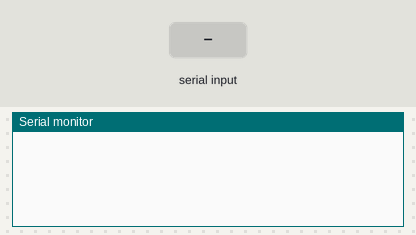
This sketch was run on a simulated Arduino Mega 2560, built with avr-gcc and run on an emulated ATmega2560. On the bench: the last lines printed to the serial monitor. The inputs (shaded band) are chosen by the test bench.

Above: at 1.2 s.
1.3 s: "80" received over Serial
At 2.3 s:
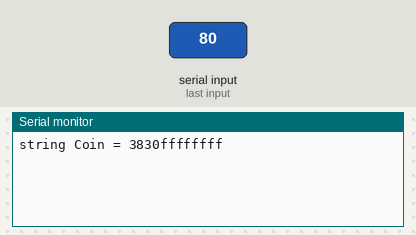
3.4 s: "80" received over the second serial link
At 4.8 s:
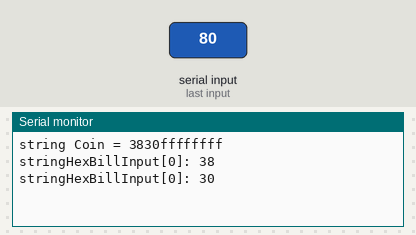
5.1 s: "8f" received over Serial
At 6.4 s:
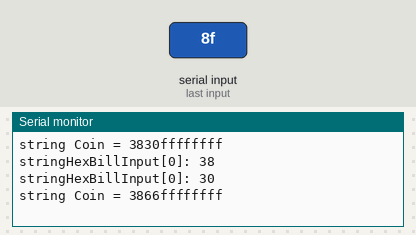
6.6 s: "8f" received over the second serial link
At 7.2 s:
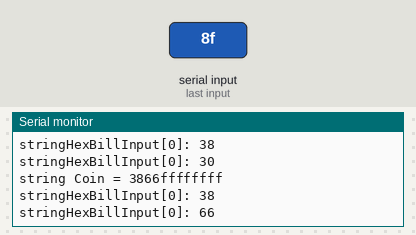
Timing chart, 0 to 9.1 s (numbered marks = the images above; inputs shaded):
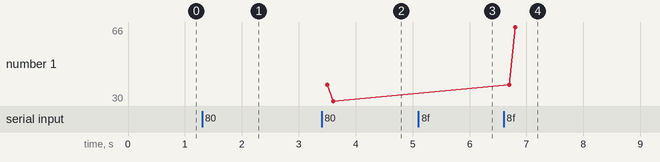

Measured:
- after the input at 1.3 s, the serial monitor: prints a new line after 0.60 s (image 1)
- after the input at 3.4 s, the serial monitor: prints a new line after 0.10 s (image 2)
- after the input at 5.1 s, the serial monitor: prints a new line after 0.60 s (image 3)
- after the input at 6.6 s, the serial monitor: prints a new line after 0.10 s (image 4)
- plotted number 1: 30 → 66 after the input at 6.6 s

The sketch:

SerialCoinBill.ino
```cpp
//byte x ;
int y;

byte disableCoin[5] = {0x90, 0x05, 0x02, 0x03, 0x9a};
byte in [6];
String stringHexInput[6];
String stringHex;
String coin10 = "9061243af";
String coin11 = "9061263b1";
String coin12 = "9061213ac";
String coin21 = "9061223ad"; //silver
String coin22 = "9061253b0";
String coin5 = "9061233ae";


byte OK = {0x02}; //ok&enablebill
byte disablebill = {0x03}; //setdefaultbill
byte inCoin [2];
String stringHexBillInput[2];
String stringHexBill;
String ackCoin = "90055003e8";
String ackBillDisable = "808f";
String ackBill = "81";
String bill20 = "8140";
String bill50 = "8141";
String bill100 = "8142";

bool isFirstByte = true;

void setup ()
{
  Serial.begin(9600);
  Serial1.begin(9600);
}

void loop() {
  // read data from Bill Acceptor
  while (Serial1.available()) {
    in[0] = Serial1.read();
    delay(100);
    stringHexBillInput[0] = String(in[0], HEX);
    Serial.println("stringHexBillInput[0]: " + stringHexBillInput[0]);
    isFirstByte = false;

    if (stringHexBillInput[0].equals("80")) {
      in[1] = Serial1.read();
      delay(100);
      stringHexBillInput[1] = String(in[1], HEX);
      Serial.println("stringHexBillInput[1]: " + stringHexBillInput[1]);

      if (stringHexBillInput[1].equals("8f")) {
        Serial1.write(0x02);
        isFirstByte = true;
      }

    } else if (stringHexBillInput[0].equals("81")) {

      in[1] = Serial1.read();
      delay(100);
      stringHexBillInput[1] = String(in[1], HEX);
      Serial.println("stringHexBillInput[1]: " + stringHexBillInput[1]);

      if (stringHexBillInput[1].equals("40")) {
        Serial1.write(0x02);
        isFirstByte = true;
        Serial.println("20 Baht");
      } else if (stringHexBillInput[1].equals("41")) {
        Serial1.write(0x02);
        isFirstByte = true;
        Serial.println("50 Baht");
      } else if (stringHexBillInput[1].equals("42")) {
        Serial1.write(0x02);
        isFirstByte = true;
        Serial.println("100 Baht");
      }
    }
  }

  // read data from Coin Acceptor
  while (Serial.available()) {

    for (int i = 0; i < 6; i++) {
      in[i] = Serial.read();
      stringHexInput[i] = String(in[i], HEX);
      delay(100);
    }

    stringHex  =  (stringHexInput[0] + stringHexInput[1] + stringHexInput[2] + stringHexInput[3] + stringHexInput[4] + stringHexInput[5]);
    Serial.println("string Coin = " + stringHex);
    if (stringHex.equals(coin11) || stringHex.equals(coin12)) {
      Serial.println("coin 1 Baht");
    } else if (stringHex.equals(coin21) || stringHex.equals(coin22)) {
      Serial.println("coin 2 Baht");
    } else if (stringHex.equals(coin5)) {
      Serial.println("coin 5 Baht");
    } else if (stringHex.equals(coin10)) {
      Serial.println("coin 10 Baht");
    }
  }
}

//void loop()
//{
//  while (Serial1.available()) {
//    do {
//      in[0] = Serial1.read();
//      stringHexBillInput[0] = String(in[0], HEX);
//    } while (!stringHexBillInput[0].equals("80") && !stringHexBillInput[0].equals("81"));
//    Serial.println("stringHexBillInput[0]: " + stringHexBillInput[0]);
//
//    if (stringHexBillInput[0].equals("80")) {
//      do {
//        in[1] = Serial1.read();
//        stringHexBillInput[1] = String(in[1], HEX);
//      } while (stringHexBillInput[1].equals("ff")); bhfgh
//      Serial.println("stringHexBillInput[1]: " + stringHexBillInput[1]);
//
//      if (stringHexBillInput[1].equals("8f")) {
//        Serial1.write(0x02);
//      }
//    } else if (stringHexBillInput[0].equals("81")) {
//      do {
//        in[1] = Serial1.read();
//        stringHexBillInput[1] = String(in[1], HEX);
//      } while (stringHexBillInput[1].equals("ff"));
//      Serial.println("stringHexBillInput[1]: " + stringHexBillInput[1]);
//
//      if (stringHexBillInput[1].equals("40")) {
//        Serial1.write(0x02);
//        Serial.println("20 Baht");
//      } else if (stringHexBillInput[1].equals("41")) {
//        Serial1.write(0x02);
//        Serial.println("50 Baht");
//      } else if (stringHexBillInput[1].equals("42")) {
//        Serial1.write(0x02);
//        Serial.println("100 Baht");
//      }
//    }
//  }
//
//  while (Serial.available()) {
//    for (int i = 0; i < 6; i++) {
//      in[i] = Serial.read();
//      delay(100);
//      stringHexInput[i] = String(in[i], HEX);
//      delay(100);
//    }
//    stringHex  =  (stringHexInput[0] + stringHexInput[1] + stringHexInput[2] + stringHexInput[3] + stringHexInput[4] + stringHexInput[5]);
//    Serial.println("string Coin = " + stringHex);
//    if (stringHex.equals(coin11) || stringHex.equals(coin12)) {
//      Serial.println("coin 1 Baht");
//    } else if (stringHex.equals(coin21) || stringHex.equals(coin22)) {
//      Serial.println("coin 2 Baht");
//    } else if (stringHex.equals(coin5)) {
//      Serial.println("coin 5 Baht");
//    } else if (stringHex.equals(coin10)) {
//      Serial.println("coin 10 Baht");
//    }
//  }
//}
```
